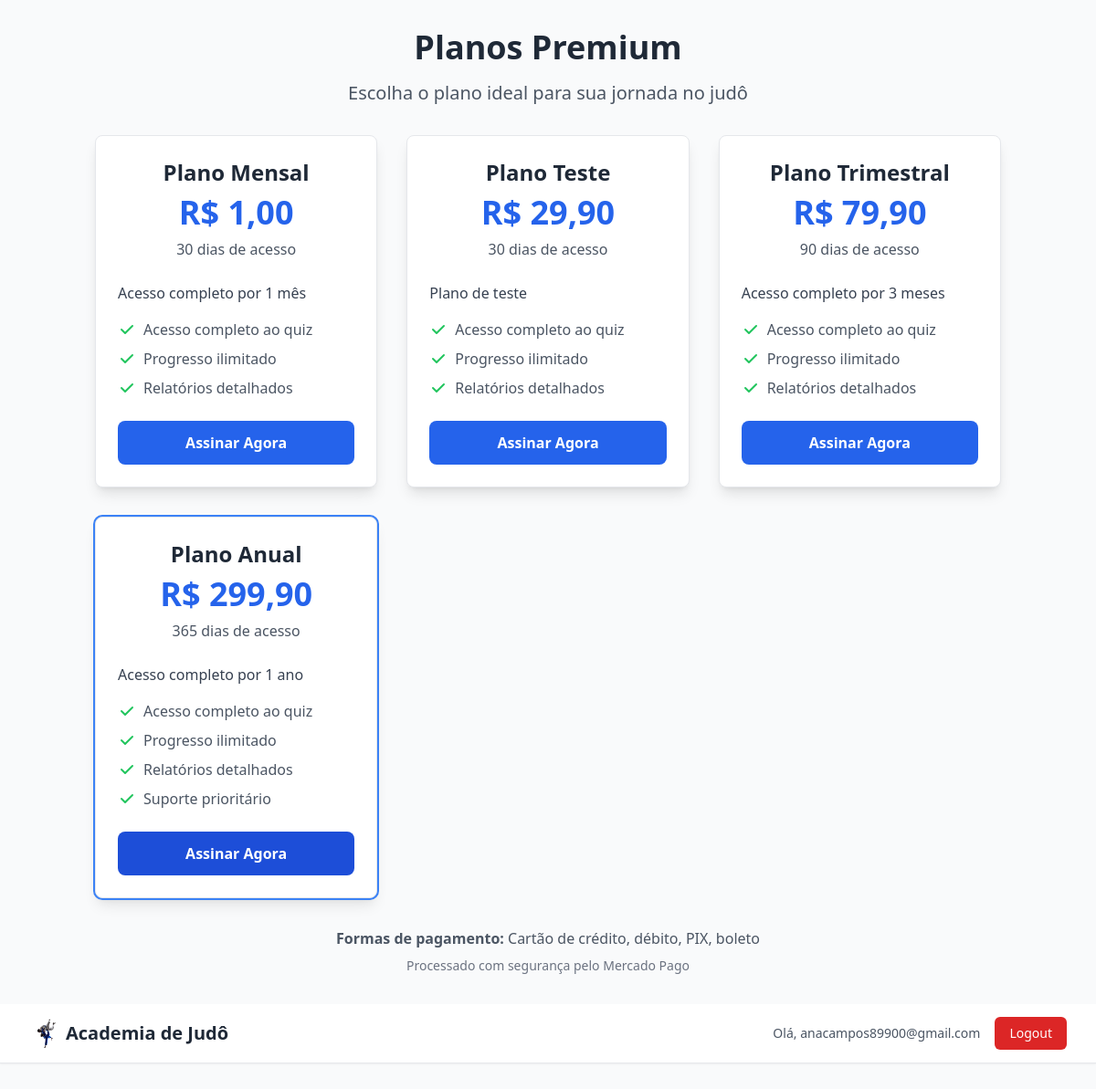
/payments/planos/ (signed in), run on the app's committed database.
### payments/models.py (models this page shows, shortened)
class PlanoPremium(models.Model):
    nome = models.CharField(max_length=100, verbose_name="Nome do plano")
    descricao = models.TextField(verbose_name="Descrição")
    preco = models.DecimalField(max_digits=10, decimal_places=2, verbose_name="Preço")
    duracao_dias = models.PositiveIntegerField(verbose_name="Duração em dias")
    ativo = models.BooleanField(default=True, verbose_name="Plano ativo")
    acesso_ilimitado_quiz = models.BooleanField(default=True, verbose_name="Acesso ilimitado ao quiz")
    relatorios_detalhados = models.BooleanField(default=True, verbose_name="Relatórios detalhados")
    suporte_prioritario = models.BooleanField(default=False, verbose_name="Suporte prioritário")
    data_criacao = models.DateTimeField(auto_now_add=True)
    class Meta:
        verbose_name = "Plano Premium"
        verbose_name_plural = "Planos Premium"

### payments/views.py (the view)
# urls.py: path('planos/', views.listar_planos, name='planos'),
@login_required
def listar_planos(request):
    planos = PlanoPremium.objects.filter(ativo=True).order_by('preco')
    assinatura_ativa = Assinatura.objects.filter(
        usuario=request.user,
        status='ativa',
        data_vencimento__gt=timezone.now()
    ).first()
    return render(request, 'payments/planos.html', {
        'planos': planos,
        'assinatura_ativa': assinatura_ativa
    })

### payments/security.py (called while the page is built)
    def __call__(self, request):
        response = self.get_response(request)
        response['X-Content-Type-Options'] = 'nosniff'
        response['X-Frame-Options'] = 'DENY'
        response['X-XSS-Protection'] = '1; mode=block'
        response['Strict-Transport-Security'] = 'max-age=31536000; includeSubDomains'
        response['Referrer-Policy'] = 'strict-origin-when-cross-origin'
        return response

### payments/templates/payments/planos.html (shortened to what this page needs)
{% load static %}
<!DOCTYPE html>
<html lang="pt-br">
<head>
    <script src="https://cdn.tailwindcss.com"></script>
</head>
<body class="bg-gray-50 font-sans">
<div class="container mx-auto px-4 py-8">
    <div class="text-center mb-8">
        {% if assinatura_ativa %}
            <div class="bg-green-100 border border-green-400 text-green-700 px-4 py-3 rounded mb-6">
                <h2 class="text-2xl font-bold mb-2">🎉 Você já tem acesso premium!</h2>
                <p class="text-lg">Sua assinatura está ativa até: <strong>{{ assinatura_ativa.data_vencimento|date:"d/m/Y" }}</strong></p>
                <div class="space-x-4">
                    <a href="{% url 'index' %}" class="inline-block bg-green-600 hover:bg-green-700 text-white font-bold py-2 px-6 rounded-lg transition duration-200">
                        Acessar Conteúdo Premium
                    </a>
                    <a href="{% url 'payments:assinaturas' %}" class="inline-block bg-blue-600 hover:bg-blue-700 text-white font-bold py-2 px-6 rounded-lg transition duration-200">
                        Gerenciar Assinatura
                    </a>
                </div>
            </div>
        {% else %}
            <h1 class="text-4xl font-bold text-gray-800 mb-4">Planos Premium</h1>
            <p class="text-xl text-gray-600">Escolha o plano ideal para sua jornada no judô</p>
        {% endif %}
    </div>
    {% if not assinatura_ativa %}
    <div class="grid md:grid-cols-3 gap-8 max-w-6xl mx-auto">
        {% for plano in planos %}
        <div class="bg-white rounded-lg shadow-lg border border-gray-200 p-6 {% if plano.nome == 'Plano Anual' %}ring-2 ring-blue-500{% endif %}">
            <div class="text-center mb-6">
                <h3 class="text-2xl font-bold text-gray-800 mb-2">{{ plano.nome }}</h3>
                <div class="text-4xl font-bold text-blue-600 mb-2">
                    R$ {{ plano.preco|floatformat:2 }}
                </div>
                <p class="text-gray-600">{{ plano.duracao_dias }} dias de acesso</p>
            </div>
            <div class="mb-6">
                <p class="text-gray-700 mb-4">{{ plano.descricao }}</p>
                <ul class="space-y-2 text-gray-600">
                    <li class="flex items-center">
                        <svg class="w-5 h-5 text-green-500 mr-2" fill="currentColor" viewBox="0 0 20 20">
                            <path fill-rule="evenodd" d="M16.707 5.293a1 1 0 010 1.414l-8 8a1 1 0 01-1.414 0l-4-4a1 1 0 011.414-1.414L8 12.586l7.293-7.293a1 1 0 011.414 0z" clip-rule="evenodd"></path>
                        </svg>
                        Acesso completo ao quiz
                    </li>
                    <li class="flex items-center">
                        <svg class="w-5 h-5 text-green-500 mr-2" fill="currentColor" viewBox="0 0 20 20">
                            <path fill-rule="evenodd" d="M16.707 5.293a1 1 0 010 1.414l-8 8a1 1 0 01-1.414 0l-4-4a1 1 0 011.414-1.414L8 12.586l7.293-7.293a1 1 0 011.414 0z" clip-rule="evenodd"></path>
                        </svg>
                        Progresso ilimitado
                    </li>
                    <li class="flex items-center">
                        <svg class="w-5 h-5 text-green-500 mr-2" fill="currentColor" viewBox="0 0 20 20">
                            <path fill-rule="evenodd" d="M16.707 5.293a1 1 0 010 1.414l-8 8a1 1 0 01-1.414 0l-4-4a1 1 0 011.414-1.414L8 12.586l7.293-7.293a1 1 0 011.414 0z" clip-rule="evenodd"></path>
                        </svg>
                        Relatórios detalhados
                    </li>
                    {% if plano.nome == 'Plano Anual' %}
                    <li class="flex items-center">
                        <svg class="w-5 h-5 text-green-500 mr-2" fill="currentColor" viewBox="0 0 20 20">
                            <path fill-rule="evenodd" d="M16.707 5.293a1 1 0 010 1.414l-8 8a1 1 0 01-1.414 0l-4-4a1 1 0 011.414-1.414L8 12.586l7.293-7.293a1 1 0 011.414 0z" clip-rule="evenodd"></path>
                        </svg>
                        Suporte prioritário
                    </li>
                    {% endif %}
                </ul>
            </div>
            <div class="text-center">
                <a href="{% url 'payments:escolher_plano' plano.id %}"
                   class="inline-block w-full bg-blue-600 hover:bg-blue-700 text-white font-bold py-3 px-6 rounded-lg transition duration-200 {% if plano.nome == 'Plano Anual' %}bg-blue-700 hover:bg-blue-800{% endif %}"
                   onclick="console.log('Clicando no plano {{ plano.id }}'); return true;">
                    Assinar Agora
                </a>
            </div>
        </div>
        {% endfor %}
    </div>
    <div class="text-center mt-8">
        <p class="text-gray-600">
            <strong>Formas de pagamento:</strong> Cartão de crédito, débito, PIX, boleto
        </p>
        <p class="text-sm text-gray-500 mt-2">
            Processado com segurança pelo Mercado Pago
        </p>
    </div>
    {% endif %}
</div>
<header class="bg-white shadow-sm border-b border-gray-200 mb-8">
    <div class="max-w-7xl mx-auto px-4 sm:px-6 lg:px-8">
        <div class="flex justify-between items-center h-16">
            <div class="flex items-center">
                <a href="{% url 'index' %}" class="flex items-center space-x-2">
                    <img src="{% static 'judo.png' %}" alt="Judo" class="h-8 w-8">
                    <span class="text-xl font-bold text-gray-800">Academia de Judô</span>
                </a>
            </div>
            <div class="flex items-center space-x-4">
                {% if user.is_authenticated %}
                    <span class="text-sm text-gray-600">Olá, {{ user.first_name|default:user.username }}</span>
                    <form method="post" action="{% url 'logout' %}" class="inline">
                        <button type="submit" class="bg-red-600 hover:bg-red-700 text-white px-4 py-2 rounded-md text-sm font-medium">
                            Logout
                        </button>
                    </form>
                {% else %}
                    <a href="{% url 'login' %}" class="bg-blue-600 hover:bg-blue-700 text-white px-4 py-2 rounded-md text-sm font-medium">
                        Login
                    </a>
                {% endif %}
            </div>
        </div>
    </div>
</header>
</body>
</html>

### data on the page
PlanoPremium: nome "Plano Mensal", preco "1,00", duracao_dias "30", descricao "Acesso completo por 1 mês"
PlanoPremium: nome "Plano Teste", preco "29,90", duracao_dias "30", descricao "Plano de teste"
PlanoPremium: nome "Plano Trimestral", preco "79,90", duracao_dias "90", descricao "Acesso completo por 3 meses"
PlanoPremium: nome "Plano Anual", preco "299,90", duracao_dias "365", descricao "Acesso completo por 1 ano", shows "Suporte prioritário"

### other printed values
{{ user.first_name|default:user.username }} "anacampos89900@gmail.com"
